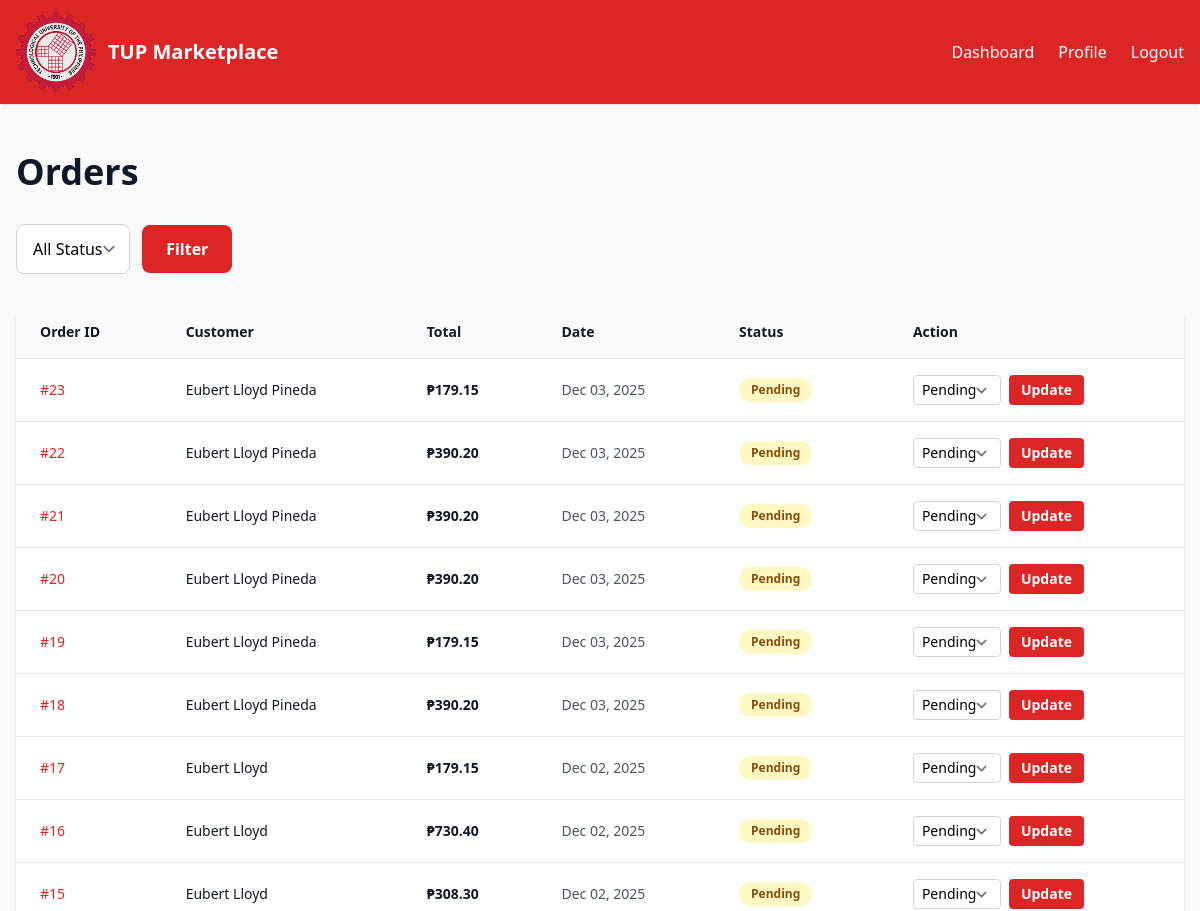
The page /seller/orders/ (signed in, upper part) on the database as committed earlier.
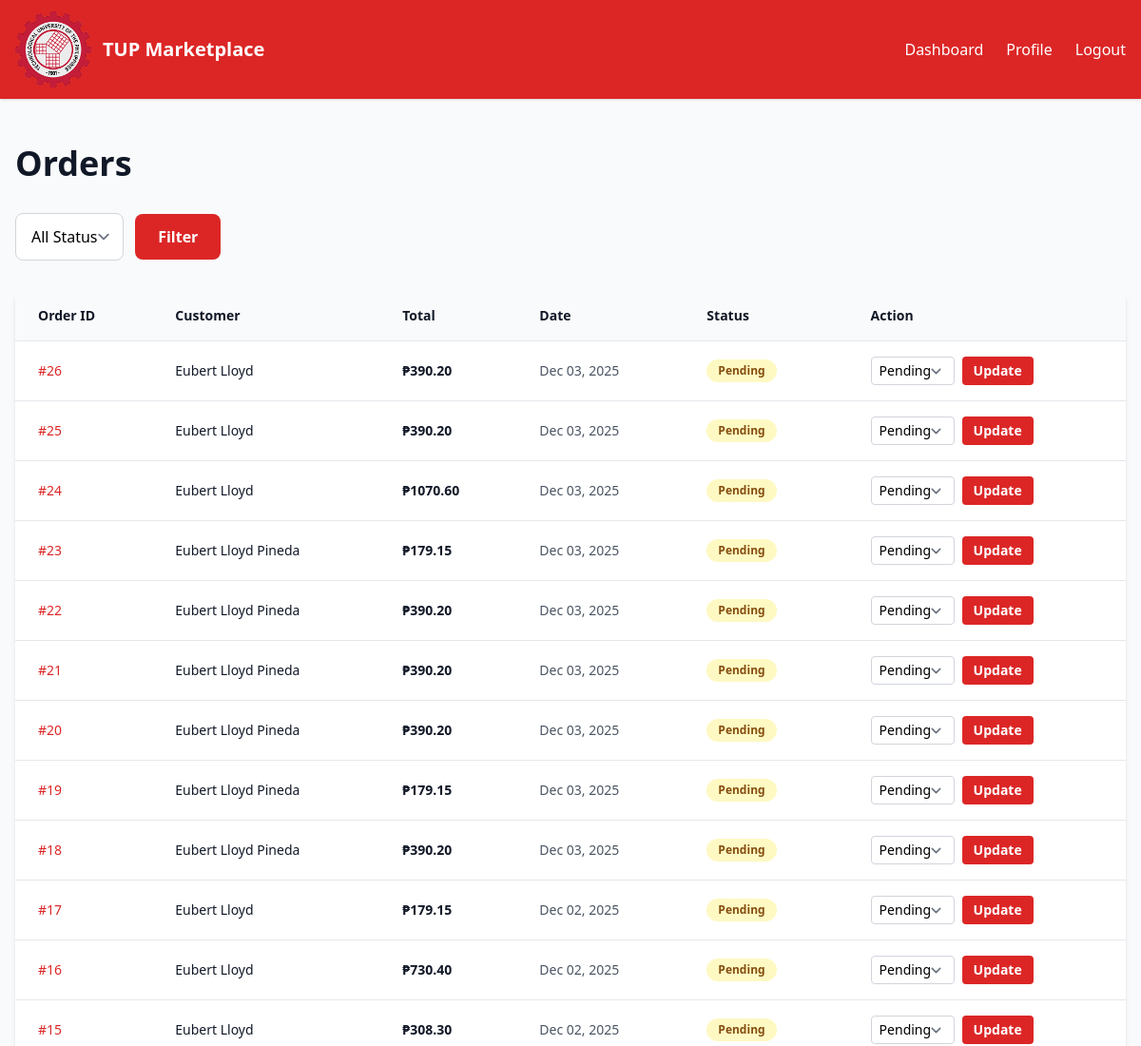
The same page on the database as committed later.
### shop/models.py (models this page shows, shortened)
class Order(models.Model):
    STATUS_CHOICES = [
        ('pending', 'Pending'),
        ('confirmed', 'Confirmed'),
        ('shipped', 'Shipped'),
        ('delivered', 'Delivered'),
        ('cancelled', 'Cancelled'),
        ('refunded', 'Refunded'),
    ]
    user = models.ForeignKey(User, on_delete=models.CASCADE, related_name="orders")
    external_id = models.CharField(max_length=150, blank=True, null=True, unique=True)
    placed_at = models.DateTimeField(auto_now_add=True)
    total = models.DecimalField(max_digits=10, decimal_places=2, default=0)
    status = models.CharField(max_length=20, choices=STATUS_CHOICES, default='pending')
    invoice_id = models.CharField(max_length=100, blank=True, null=True)
    payment_method = models.CharField(max_length=20, blank=True, null=True)
    class Meta:
        ordering = ['-placed_at']

### shop/views.py (the view)
# urls.py: path('seller/orders/', views.seller_orders, name='seller_orders'),
@login_required(login_url='login')
def seller_orders(request):
    profile = request.user.profile
    if not profile.is_seller:
        messages.error(request, 'You must be a seller to access this page.')
        return redirect('profile')
    orders = Order.objects.filter(
        items__product__seller=request.user
    ).distinct().order_by('-placed_at')
    status_filter = request.GET.get('status', '')
    if status_filter:
        orders = orders.filter(status=status_filter)
    context = {
        'orders': orders,
        'profile': profile,
        'status_filter': status_filter,
    }
    return render(request, 'shop/seller_orders.html', context)

### shop/templates/shop/seller_orders.html (shortened to what the changed rows need)
{% load static %}
<!DOCTYPE html>
<html lang="en">
<head>
  <link rel="stylesheet" href="{% static 'shop/css/styles.css' %}">
</head>
<body class="bg-gray-50">
  <header class="bg-red-600 text-white shadow">
    <div class="max-w-7xl mx-auto px-4 py-3 flex items-center justify-between gap-4">
      <div class="flex items-center gap-3">
        <a href="{% url 'homepage' %}" class="flex items-center gap-3 hover:opacity-80">
          <h1 class="text-xl font-bold hidden sm:block">TUP Marketplace</h1>
        </a>
      </div>
    </div>
  </header>
  <main class="max-w-7xl mx-auto px-4 py-12">
    <h1 class="text-4xl font-bold text-gray-900 mb-8">Orders</h1>
    {% if orders %}
      <div class="overflow-x-auto bg-white rounded-lg shadow-md">
        <table class="w-full">
          <thead class="bg-gray-50 border-b border-gray-200">
            <tr>
              <th class="px-6 py-4 text-left text-sm font-semibold text-gray-900">Order ID</th>
              <th class="px-6 py-4 text-left text-sm font-semibold text-gray-900">Customer</th>
              <th class="px-6 py-4 text-left text-sm font-semibold text-gray-900">Total</th>
              <th class="px-6 py-4 text-left text-sm font-semibold text-gray-900">Date</th>
              <th class="px-6 py-4 text-left text-sm font-semibold text-gray-900">Status</th>
              <th class="px-6 py-4 text-left text-sm font-semibold text-gray-900">Action</th>
            </tr>
          </thead>
          <tbody class="divide-y divide-gray-200">
            {% for order in orders %}
              <tr class="hover:bg-gray-50 transition">
                <td class="px-6 py-4 text-sm font-medium text-red-600">#{{ order.id }}</td>
                <td class="px-6 py-4 text-sm text-gray-900">{{ order.user.get_full_name|default:order.user.username }}</td>
                <td class="px-6 py-4 text-sm font-bold text-gray-900">₱{{ order.total }}</td>
                <td class="px-6 py-4 text-sm text-gray-600">{{ order.placed_at|date:"M d, Y" }}</td>
                <td class="px-6 py-4 text-sm">
                  <span class="inline-block px-3 py-1 rounded-full text-xs font-semibold
                    {% if order.status == 'pending' %}bg-yellow-100 text-yellow-800
                    {% elif order.status == 'confirmed' %}bg-blue-100 text-blue-800
                    {% elif order.status == 'shipped' %}bg-purple-100 text-purple-800
                    {% elif order.status == 'delivered' %}bg-green-100 text-green-800
                    {% else %}bg-red-100 text-red-800{% endif %}">
                    {{ order.get_status_display }}
                  </span>
                </td>
                <td class="px-6 py-4 text-sm">
                  <form method="post" action="{% url 'update_order_status' order.id %}" class="flex gap-2">
                    <select name="status" class="px-2 py-1 border border-gray-300 rounded text-sm">
                      <option value="pending" {% if order.status == 'pending' %}selected{% endif %}>Pending</option>
                    </select>
                    <button type="submit" class="bg-red-600 text-white px-3 py-1 rounded text-sm font-semibold hover:bg-red-700">
                      Update
                    </button>
                  </form>
                </td>
              </tr>
            {% endfor %}
          </tbody>
        </table>
      </div>
    {% else %}
      <div class="text-center py-12 bg-white rounded-lg">
        <p class="text-gray-600 text-lg">No orders found</p>
      </div>
    {% endif %}
  </main>
</body>
</html>

Rows that differ between the two databases and show on the page:
added Order: id "26", user.get_full_name "Eubert Lloyd", total "390.20", placed_at "Dec 03, 2025", status "Pending"
added Order: id "25", user.get_full_name "Eubert Lloyd", total "390.20", placed_at "Dec 03, 2025", status "Pending"
added Order: id "24", user.get_full_name "Eubert Lloyd", total "1070.60", placed_at "Dec 03, 2025", status "Pending"
